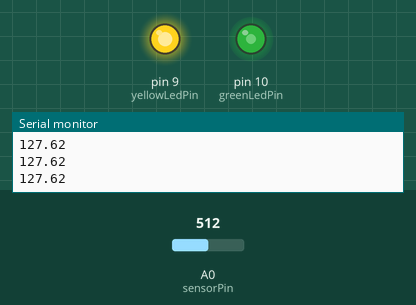
The sketch below on a simulated Arduino Uno, built with avr-gcc and run on an emulated ATmega328P. Shown: output pins drawn as LEDs (lit = HIGH), the last lines printed to the serial monitor. Inputs (shaded band) come from the test bench; at power-on: A0 (sensorPin) = 512.

Above: at 1.2 s.
1.3 s: A0 (sensorPin) set to 716
At 2.4 s:
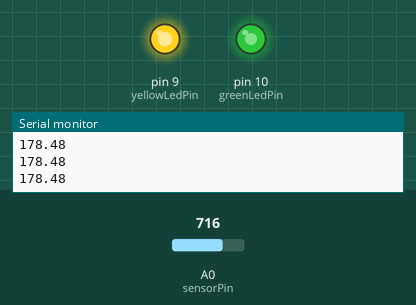
2.9 s: A0 (sensorPin) set to 900
At 3.8 s:
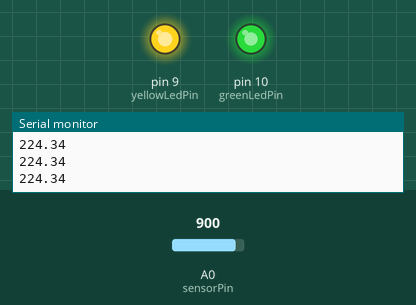
4.5 s: A0 (sensorPin) set to 122
At 5.2 s:
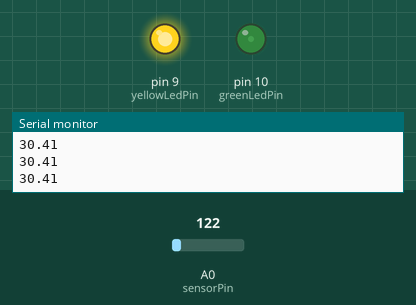
6.1 s: A0 (sensorPin) set to 0
At 6.6 s:
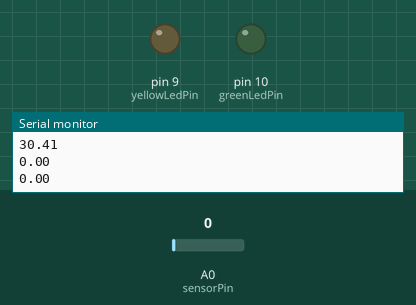
7.7 s: A0 (sensorPin) set to 511
At 9.2 s:
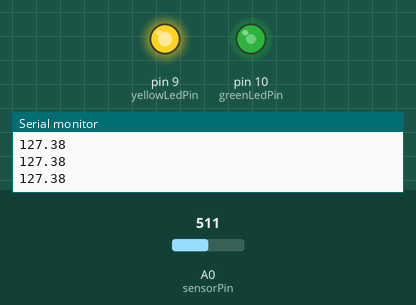
Timing chart, 0 to 10.3 s (numbered marks = the images above; inputs shaded):
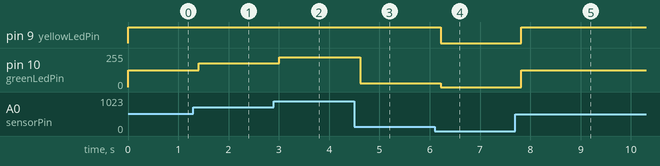

Measured:
- after the input at 1.3 s, pin 10 (greenLedPin): 127/255 → 178/255 after 0.10 s
- after the input at 2.9 s, pin 10 (greenLedPin): 178/255 → 224/255 after 0.11 s
- after the input at 4.5 s, pin 10 (greenLedPin): 224/255 → 30/255 after 0.11 s
- after the input at 6.1 s, pin 9 (yellowLedPin): HIGH → LOW after 0.12 s; pin 10 (greenLedPin): 30/255 → 0/255 after 0.12 s
- after the input at 7.7 s, pin 9 (yellowLedPin): LOW → HIGH after 0.12 s; pin 10 (greenLedPin): 0/255 → 127/255 after 0.12 s

The sketch:

AWS1_6C_FadeLEDPot.ino
```cpp
float sensorValue = 0; // variable for sensor value
int sensorPin = A0; // variable for sensor pin
int greenLedPin = 10; int yellowLedPin = 9;

void setup() {
    sensorValue = (sensorValue/1023)*255;
    pinMode(sensorPin, INPUT);
    Serial.begin(9600);
    pinMode(greenLedPin, OUTPUT);
    pinMode(yellowLedPin, OUTPUT);

}

void loop() {
    sensorValue = analogRead(sensorPin); // read the value/voltage on the sensor pin and // store that value in the variable sensorValue
    sensorValue = (sensorValue/1023)*255;
    analogWrite(greenLedPin, sensorValue);
    analogWrite(yellowLedPin, sensorValue*-1);
    Serial.println(sensorValue); // print out sensorValue to the Serial Monitor
    delay(200); // delay for 0.2 seconds
}
```
